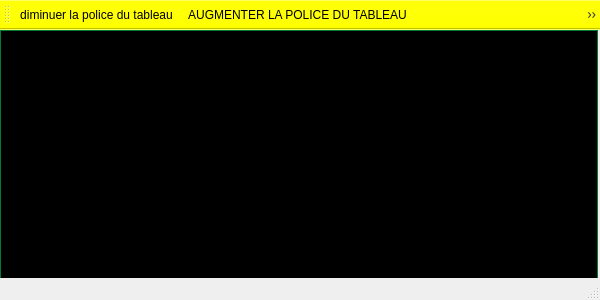
<?xml version="1.0" encoding="UTF-8"?>
<ui version="4.0">
 <class>YerithVenteListStocksWindow</class>
 <widget class="QMainWindow" name="YerithVenteListStocksWindow">
  <property name="windowModality">
   <enum>Qt::WindowModal</enum>
  </property>
  <property name="geometry">
   <rect>
    <x>0</x>
    <y>0</y>
    <width>600</width>
    <height>300</height>
   </rect>
  </property>
  <property name="windowTitle">
   <string>Yerith-pgi-9.0 - fiche des stocks - vendre</string>
  </property>
  <widget class="QWidget" name="centralwidget">
   <widget class="YerithERPStocksTableView" name="tableView_PDV_list_stocks">
    <property name="geometry">
     <rect>
      <x>0</x>
      <y>0</y>
      <width>598</width>
      <height>299</height>
     </rect>
    </property>
    <property name="palette">
     <palette>
      <active>
       <colorrole role="WindowText">
        <brush brushstyle="SolidPattern">
         <color alpha="255">
          <red>0</red>
          <green>0</green>
          <blue>0</blue>
         </color>
        </brush>
       </colorrole>
       <colorrole role="Button">
        <brush brushstyle="SolidPattern">
         <color alpha="255">
          <red>2</red>
          <green>160</green>
          <blue>70</blue>
         </color>
        </brush>
       </colorrole>
       <colorrole role="Light">
        <brush brushstyle="SolidPattern">
         <color alpha="255">
          <red>3</red>
          <green>240</green>
          <blue>105</blue>
         </color>
        </brush>
       </colorrole>
       <colorrole role="Midlight">
        <brush brushstyle="SolidPattern">
         <color alpha="255">
          <red>2</red>
          <green>200</green>
          <blue>87</blue>
         </color>
        </brush>
       </colorrole>
       <colorrole role="Dark">
        <brush brushstyle="SolidPattern">
         <color alpha="255">
          <red>1</red>
          <green>80</green>
          <blue>35</blue>
         </color>
        </brush>
       </colorrole>
       <colorrole role="Mid">
        <brush brushstyle="SolidPattern">
         <color alpha="255">
          <red>1</red>
          <green>107</green>
          <blue>46</blue>
         </color>
        </brush>
       </colorrole>
       <colorrole role="Text">
        <brush brushstyle="SolidPattern">
         <color alpha="255">
          <red>0</red>
          <green>0</green>
          <blue>0</blue>
         </color>
        </brush>
       </colorrole>
       <colorrole role="BrightText">
        <brush brushstyle="SolidPattern">
         <color alpha="255">
          <red>255</red>
          <green>255</green>
          <blue>255</blue>
         </color>
        </brush>
       </colorrole>
       <colorrole role="ButtonText">
        <brush brushstyle="SolidPattern">
         <color alpha="255">
          <red>0</red>
          <green>0</green>
          <blue>0</blue>
         </color>
        </brush>
       </colorrole>
       <colorrole role="Base">
        <brush brushstyle="SolidPattern">
         <color alpha="255">
          <red>0</red>
          <green>0</green>
          <blue>0</blue>
         </color>
        </brush>
       </colorrole>
       <colorrole role="Window">
        <brush brushstyle="SolidPattern">
         <color alpha="255">
          <red>2</red>
          <green>160</green>
          <blue>70</blue>
         </color>
        </brush>
       </colorrole>
       <colorrole role="Shadow">
        <brush brushstyle="SolidPattern">
         <color alpha="255">
          <red>0</red>
          <green>0</green>
          <blue>0</blue>
         </color>
        </brush>
       </colorrole>
       <colorrole role="Highlight">
        <brush brushstyle="SolidPattern">
         <color alpha="255">
          <red>0</red>
          <green>0</green>
          <blue>0</blue>
         </color>
        </brush>
       </colorrole>
       <colorrole role="HighlightedText">
        <brush brushstyle="SolidPattern">
         <color alpha="255">
          <red>2</red>
          <green>160</green>
          <blue>70</blue>
         </color>
        </brush>
       </colorrole>
       <colorrole role="AlternateBase">
        <brush brushstyle="SolidPattern">
         <color alpha="255">
          <red>128</red>
          <green>207</green>
          <blue>162</blue>
         </color>
        </brush>
       </colorrole>
       <colorrole role="ToolTipBase">
        <brush brushstyle="SolidPattern">
         <color alpha="255">
          <red>255</red>
          <green>255</green>
          <blue>220</blue>
         </color>
        </brush>
       </colorrole>
       <colorrole role="ToolTipText">
        <brush brushstyle="SolidPattern">
         <color alpha="255">
          <red>0</red>
          <green>0</green>
          <blue>0</blue>
         </color>
        </brush>
       </colorrole>
       <colorrole role="PlaceholderText">
        <brush brushstyle="NoBrush">
         <color alpha="128">
          <red>0</red>
          <green>0</green>
          <blue>0</blue>
         </color>
        </brush>
       </colorrole>
      </active>
      <inactive>
       <colorrole role="WindowText">
        <brush brushstyle="SolidPattern">
         <color alpha="255">
          <red>0</red>
          <green>0</green>
          <blue>0</blue>
         </color>
        </brush>
       </colorrole>
       <colorrole role="Button">
        <brush brushstyle="SolidPattern">
         <color alpha="255">
          <red>2</red>
          <green>160</green>
          <blue>70</blue>
         </color>
        </brush>
       </colorrole>
       <colorrole role="Light">
        <brush brushstyle="SolidPattern">
         <color alpha="255">
          <red>3</red>
          <green>240</green>
          <blue>105</blue>
         </color>
        </brush>
       </colorrole>
       <colorrole role="Midlight">
        <brush brushstyle="SolidPattern">
         <color alpha="255">
          <red>2</red>
          <green>200</green>
          <blue>87</blue>
         </color>
        </brush>
       </colorrole>
       <colorrole role="Dark">
        <brush brushstyle="SolidPattern">
         <color alpha="255">
          <red>1</red>
          <green>80</green>
          <blue>35</blue>
         </color>
        </brush>
       </colorrole>
       <colorrole role="Mid">
        <brush brushstyle="SolidPattern">
         <color alpha="255">
          <red>1</red>
          <green>107</green>
          <blue>46</blue>
         </color>
        </brush>
       </colorrole>
       <colorrole role="Text">
        <brush brushstyle="SolidPattern">
         <color alpha="255">
          <red>0</red>
          <green>0</green>
          <blue>0</blue>
         </color>
        </brush>
       </colorrole>
       <colorrole role="BrightText">
        <brush brushstyle="SolidPattern">
         <color alpha="255">
          <red>255</red>
          <green>255</green>
          <blue>255</blue>
         </color>
        </brush>
       </colorrole>
       <colorrole role="ButtonText">
        <brush brushstyle="SolidPattern">
         <color alpha="255">
          <red>0</red>
          <green>0</green>
          <blue>0</blue>
         </color>
        </brush>
       </colorrole>
       <colorrole role="Base">
        <brush brushstyle="SolidPattern">
         <color alpha="255">
          <red>0</red>
          <green>0</green>
          <blue>0</blue>
         </color>
        </brush>
       </colorrole>
       <colorrole role="Window">
        <brush brushstyle="SolidPattern">
         <color alpha="255">
          <red>2</red>
          <green>160</green>
          <blue>70</blue>
         </color>
        </brush>
       </colorrole>
       <colorrole role="Shadow">
        <brush brushstyle="SolidPattern">
         <color alpha="255">
          <red>0</red>
          <green>0</green>
          <blue>0</blue>
         </color>
        </brush>
       </colorrole>
       <colorrole role="Highlight">
        <brush brushstyle="SolidPattern">
         <color alpha="255">
          <red>0</red>
          <green>0</green>
          <blue>0</blue>
         </color>
        </brush>
       </colorrole>
       <colorrole role="HighlightedText">
        <brush brushstyle="SolidPattern">
         <color alpha="255">
          <red>2</red>
          <green>160</green>
          <blue>70</blue>
         </color>
        </brush>
       </colorrole>
       <colorrole role="AlternateBase">
        <brush brushstyle="SolidPattern">
         <color alpha="255">
          <red>128</red>
          <green>207</green>
          <blue>162</blue>
         </color>
        </brush>
       </colorrole>
       <colorrole role="ToolTipBase">
        <brush brushstyle="SolidPattern">
         <color alpha="255">
          <red>255</red>
          <green>255</green>
          <blue>220</blue>
         </color>
        </brush>
       </colorrole>
       <colorrole role="ToolTipText">
        <brush brushstyle="SolidPattern">
         <color alpha="255">
          <red>0</red>
          <green>0</green>
          <blue>0</blue>
         </color>
        </brush>
       </colorrole>
       <colorrole role="PlaceholderText">
        <brush brushstyle="NoBrush">
         <color alpha="128">
          <red>0</red>
          <green>0</green>
          <blue>0</blue>
         </color>
        </brush>
       </colorrole>
      </inactive>
      <disabled>
       <colorrole role="WindowText">
        <brush brushstyle="SolidPattern">
         <color alpha="255">
          <red>1</red>
          <green>80</green>
          <blue>35</blue>
         </color>
        </brush>
       </colorrole>
       <colorrole role="Button">
        <brush brushstyle="SolidPattern">
         <color alpha="255">
          <red>2</red>
          <green>160</green>
          <blue>70</blue>
         </color>
        </brush>
       </colorrole>
       <colorrole role="Light">
        <brush brushstyle="SolidPattern">
         <color alpha="255">
          <red>3</red>
          <green>240</green>
          <blue>105</blue>
         </color>
        </brush>
       </colorrole>
       <colorrole role="Midlight">
        <brush brushstyle="SolidPattern">
         <color alpha="255">
          <red>2</red>
          <green>200</green>
          <blue>87</blue>
         </color>
        </brush>
       </colorrole>
       <colorrole role="Dark">
        <brush brushstyle="SolidPattern">
         <color alpha="255">
          <red>1</red>
          <green>80</green>
          <blue>35</blue>
         </color>
        </brush>
       </colorrole>
       <colorrole role="Mid">
        <brush brushstyle="SolidPattern">
         <color alpha="255">
          <red>1</red>
          <green>107</green>
          <blue>46</blue>
         </color>
        </brush>
       </colorrole>
       <colorrole role="Text">
        <brush brushstyle="SolidPattern">
         <color alpha="255">
          <red>1</red>
          <green>80</green>
          <blue>35</blue>
         </color>
        </brush>
       </colorrole>
       <colorrole role="BrightText">
        <brush brushstyle="SolidPattern">
         <color alpha="255">
          <red>255</red>
          <green>255</green>
          <blue>255</blue>
         </color>
        </brush>
       </colorrole>
       <colorrole role="ButtonText">
        <brush brushstyle="SolidPattern">
         <color alpha="255">
          <red>1</red>
          <green>80</green>
          <blue>35</blue>
         </color>
        </brush>
       </colorrole>
       <colorrole role="Base">
        <brush brushstyle="SolidPattern">
         <color alpha="255">
          <red>2</red>
          <green>160</green>
          <blue>70</blue>
         </color>
        </brush>
       </colorrole>
       <colorrole role="Window">
        <brush brushstyle="SolidPattern">
         <color alpha="255">
          <red>2</red>
          <green>160</green>
          <blue>70</blue>
         </color>
        </brush>
       </colorrole>
       <colorrole role="Shadow">
        <brush brushstyle="SolidPattern">
         <color alpha="255">
          <red>0</red>
          <green>0</green>
          <blue>0</blue>
         </color>
        </brush>
       </colorrole>
       <colorrole role="Highlight">
        <brush brushstyle="SolidPattern">
         <color alpha="255">
          <red>145</red>
          <green>145</green>
          <blue>145</blue>
         </color>
        </brush>
       </colorrole>
       <colorrole role="HighlightedText">
        <brush brushstyle="SolidPattern">
         <color alpha="255">
          <red>2</red>
          <green>160</green>
          <blue>70</blue>
         </color>
        </brush>
       </colorrole>
       <colorrole role="AlternateBase">
        <brush brushstyle="SolidPattern">
         <color alpha="255">
          <red>2</red>
          <green>160</green>
          <blue>70</blue>
         </color>
        </brush>
       </colorrole>
       <colorrole role="ToolTipBase">
        <brush brushstyle="SolidPattern">
         <color alpha="255">
          <red>255</red>
          <green>255</green>
          <blue>220</blue>
         </color>
        </brush>
       </colorrole>
       <colorrole role="ToolTipText">
        <brush brushstyle="SolidPattern">
         <color alpha="255">
          <red>0</red>
          <green>0</green>
          <blue>0</blue>
         </color>
        </brush>
       </colorrole>
       <colorrole role="PlaceholderText">
        <brush brushstyle="NoBrush">
         <color alpha="128">
          <red>0</red>
          <green>0</green>
          <blue>0</blue>
         </color>
        </brush>
       </colorrole>
      </disabled>
     </palette>
    </property>
    <property name="font">
     <font>
      <pointsize>11</pointsize>
     </font>
    </property>
    <property name="sortingEnabled">
     <bool>true</bool>
    </property>
   </widget>
  </widget>
  <widget class="QMenuBar" name="menubar">
   <property name="geometry">
    <rect>
     <x>0</x>
     <y>0</y>
     <width>600</width>
     <height>24</height>
    </rect>
   </property>
  </widget>
  <widget class="QStatusBar" name="statusbar"/>
  <widget class="QToolBar" name="toolBar_POS_Ventes_List_Stocks">
   <property name="palette">
    <palette>
     <active>
      <colorrole role="WindowText">
       <brush brushstyle="SolidPattern">
        <color alpha="255">
         <red>255</red>
         <green>255</green>
         <blue>255</blue>
        </color>
       </brush>
      </colorrole>
      <colorrole role="Button">
       <brush brushstyle="SolidPattern">
        <color alpha="255">
         <red>255</red>
         <green>255</green>
         <blue>0</blue>
        </color>
       </brush>
      </colorrole>
      <colorrole role="Light">
       <brush brushstyle="SolidPattern">
        <color alpha="255">
         <red>255</red>
         <green>255</green>
         <blue>0</blue>
        </color>
       </brush>
      </colorrole>
      <colorrole role="Midlight">
       <brush brushstyle="SolidPattern">
        <color alpha="255">
         <red>255</red>
         <green>255</green>
         <blue>0</blue>
        </color>
       </brush>
      </colorrole>
      <colorrole role="Base">
       <brush brushstyle="SolidPattern">
        <color alpha="255">
         <red>255</red>
         <green>255</green>
         <blue>255</blue>
        </color>
       </brush>
      </colorrole>
      <colorrole role="Window">
       <brush brushstyle="SolidPattern">
        <color alpha="255">
         <red>255</red>
         <green>255</green>
         <blue>0</blue>
        </color>
       </brush>
      </colorrole>
      <colorrole role="Highlight">
       <brush brushstyle="SolidPattern">
        <color alpha="255">
         <red>2</red>
         <green>160</green>
         <blue>70</blue>
        </color>
       </brush>
      </colorrole>
      <colorrole role="HighlightedText">
       <brush brushstyle="SolidPattern">
        <color alpha="255">
         <red>48</red>
         <green>140</green>
         <blue>198</blue>
        </color>
       </brush>
      </colorrole>
     </active>
     <inactive>
      <colorrole role="WindowText">
       <brush brushstyle="SolidPattern">
        <color alpha="255">
         <red>255</red>
         <green>255</green>
         <blue>255</blue>
        </color>
       </brush>
      </colorrole>
      <colorrole role="Button">
       <brush brushstyle="SolidPattern">
        <color alpha="255">
         <red>255</red>
         <green>255</green>
         <blue>0</blue>
        </color>
       </brush>
      </colorrole>
      <colorrole role="Light">
       <brush brushstyle="SolidPattern">
        <color alpha="255">
         <red>255</red>
         <green>255</green>
         <blue>0</blue>
        </color>
       </brush>
      </colorrole>
      <colorrole role="Midlight">
       <brush brushstyle="SolidPattern">
        <color alpha="255">
         <red>255</red>
         <green>255</green>
         <blue>0</blue>
        </color>
       </brush>
      </colorrole>
      <colorrole role="Base">
       <brush brushstyle="SolidPattern">
        <color alpha="255">
         <red>255</red>
         <green>255</green>
         <blue>255</blue>
        </color>
       </brush>
      </colorrole>
      <colorrole role="Window">
       <brush brushstyle="SolidPattern">
        <color alpha="255">
         <red>255</red>
         <green>255</green>
         <blue>0</blue>
        </color>
       </brush>
      </colorrole>
      <colorrole role="Highlight">
       <brush brushstyle="SolidPattern">
        <color alpha="255">
         <red>2</red>
         <green>160</green>
         <blue>70</blue>
        </color>
       </brush>
      </colorrole>
      <colorrole role="HighlightedText">
       <brush brushstyle="SolidPattern">
        <color alpha="255">
         <red>48</red>
         <green>140</green>
         <blue>198</blue>
        </color>
       </brush>
      </colorrole>
     </inactive>
     <disabled>
      <colorrole role="WindowText">
       <brush brushstyle="SolidPattern">
        <color alpha="255">
         <red>190</red>
         <green>190</green>
         <blue>190</blue>
        </color>
       </brush>
      </colorrole>
      <colorrole role="Button">
       <brush brushstyle="SolidPattern">
        <color alpha="255">
         <red>255</red>
         <green>255</green>
         <blue>0</blue>
        </color>
       </brush>
      </colorrole>
      <colorrole role="Light">
       <brush brushstyle="SolidPattern">
        <color alpha="255">
         <red>255</red>
         <green>255</green>
         <blue>0</blue>
        </color>
       </brush>
      </colorrole>
      <colorrole role="Midlight">
       <brush brushstyle="SolidPattern">
        <color alpha="255">
         <red>255</red>
         <green>255</green>
         <blue>0</blue>
        </color>
       </brush>
      </colorrole>
      <colorrole role="Base">
       <brush brushstyle="SolidPattern">
        <color alpha="255">
         <red>255</red>
         <green>255</green>
         <blue>0</blue>
        </color>
       </brush>
      </colorrole>
      <colorrole role="Window">
       <brush brushstyle="SolidPattern">
        <color alpha="255">
         <red>255</red>
         <green>255</green>
         <blue>0</blue>
        </color>
       </brush>
      </colorrole>
      <colorrole role="Highlight">
       <brush brushstyle="SolidPattern">
        <color alpha="255">
         <red>145</red>
         <green>145</green>
         <blue>145</blue>
        </color>
       </brush>
      </colorrole>
      <colorrole role="HighlightedText">
       <brush brushstyle="SolidPattern">
        <color alpha="255">
         <red>48</red>
         <green>140</green>
         <blue>198</blue>
        </color>
       </brush>
      </colorrole>
     </disabled>
    </palette>
   </property>
   <property name="windowTitle">
    <string>toolBar</string>
   </property>
   <attribute name="toolBarArea">
    <enum>TopToolBarArea</enum>
   </attribute>
   <attribute name="toolBarBreak">
    <bool>false</bool>
   </attribute>
   <addaction name="actiondiminuer_la_police_du_tableau"/>
   <addaction name="actionAUGMENTER_LA_POLICE_DU_TABLEAU"/>
   <addaction name="action_parametrer_les_impressions"/>
   <addaction name="actionExporter_au_format_csv"/>
   <addaction name="actionAfficherPDF"/>
  </widget>
  <action name="actionAfficherPDF">
   <property name="icon">
    <iconset resource="../../yerith-erp-9-0.qrc">
     <normaloff>:/yerith-erp-9-0-images/yerith-erp-9-0-pdf-print-icon.svg</normaloff>:/yerith-erp-9-0-images/yerith-erp-9-0-pdf-print-icon.svg</iconset>
   </property>
   <property name="text">
    <string>Imprimer des stocks en vente</string>
   </property>
   <property name="toolTip">
    <string>Imprimer des stocks en vente</string>
   </property>
   <property name="font">
    <font>
     <pointsize>10</pointsize>
    </font>
   </property>
  </action>
  <action name="actionExporter_au_format_csv">
   <property name="icon">
    <iconset>
     <normalon>:/yerith-erp-9-0-images/yerith-erp-9.0-export-csv-data-icon.png</normalon>
    </iconset>
   </property>
   <property name="text">
    <string>Exporter au format csv</string>
   </property>
   <property name="font">
    <font>
     <pointsize>10</pointsize>
    </font>
   </property>
  </action>
  <action name="action_parametrer_les_impressions">
   <property name="icon">
    <iconset>
     <normalon>:/yerith-erp-9-0-images/yerith-erp-9-0-printing-settings.png</normalon>
    </iconset>
   </property>
   <property name="text">
    <string>Paramétrer les impressions PDF</string>
   </property>
   <property name="toolTip">
    <string>Paramétrer les impressions PDF</string>
   </property>
   <property name="font">
    <font>
     <pointsize>10</pointsize>
    </font>
   </property>
  </action>
  <action name="actionAUGMENTER_LA_POLICE_DU_TABLEAU">
   <property name="icon">
    <iconset>
     <normalon>:/yerith-erp-9-0-images/yerith-erp-9-0-font_size_UP.png</normalon>
    </iconset>
   </property>
   <property name="text">
    <string>AUGMENTER LA POLICE DU TABLEAU</string>
   </property>
  </action>
  <action name="actiondiminuer_la_police_du_tableau">
   <property name="icon">
    <iconset>
     <normalon>:/yerith-erp-9-0-images/yerith-erp-9-0-font_size_DOWN.png</normalon>
    </iconset>
   </property>
   <property name="text">
    <string>diminuer la police du tableau</string>
   </property>
  </action>
 </widget>
 <customwidgets>
  <customwidget>
   <class>YerithERPStocksTableView</class>
   <extends>QTableView</extends>
   <header>src/widgets/table-view/yerith-erp-stocks-table-view.hpp</header>
  </customwidget>
 </customwidgets>
 <resources>
  <include location="../../yerith-erp-9-0.qrc"/>
 </resources>
 <connections/>
</ui>
